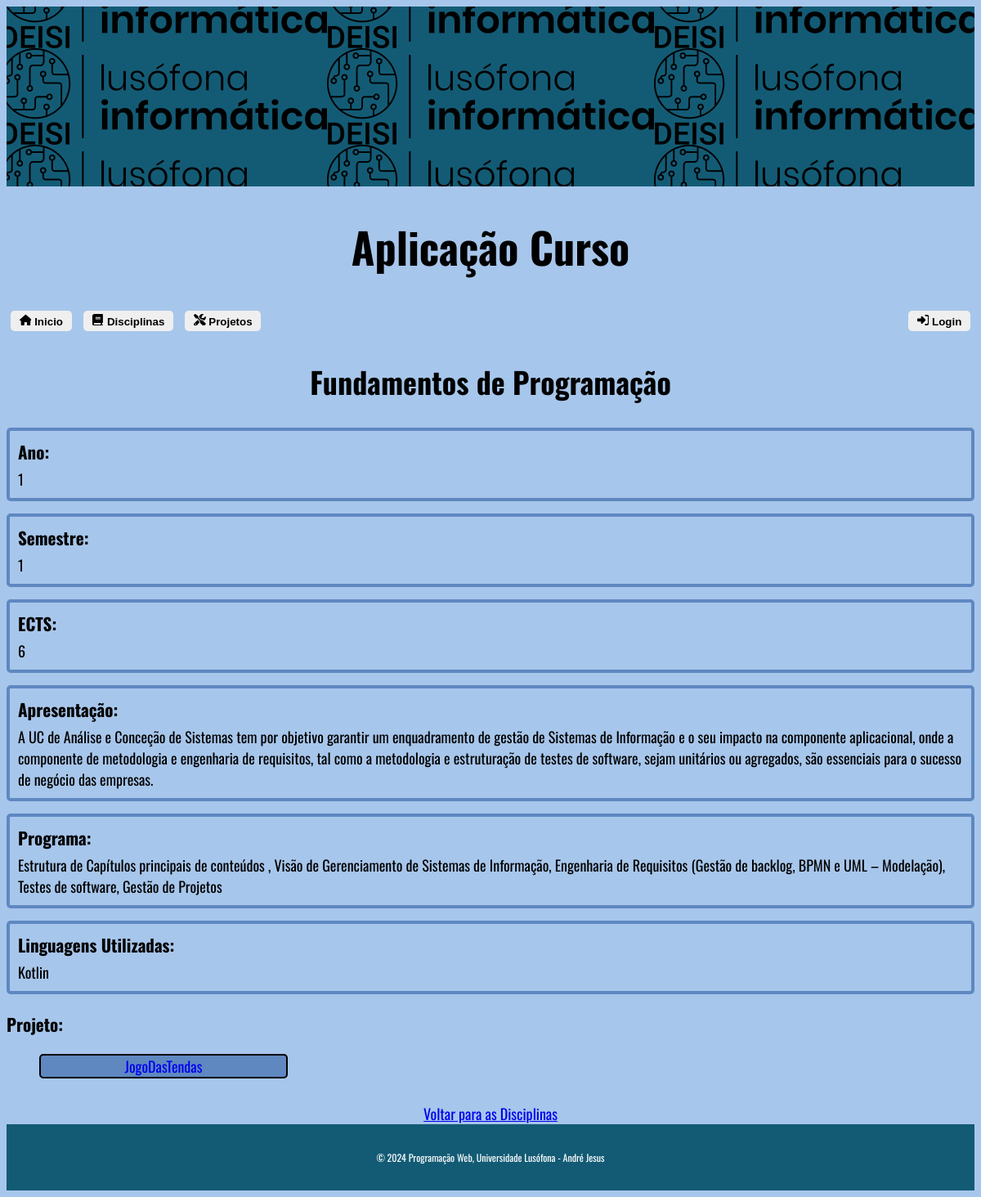
Screenshot of /appcurso/disciplina/234/ with the database file from the repository.
### appcurso/models.py (models this page shows, shortened)
class Disciplina(models.Model):
    id = models.AutoField(primary_key=True)
    nome = models.CharField(max_length=100)
    ano = models.IntegerField()
    semestre = models.IntegerField()
    ects = models.IntegerField()
    apresentacao = models.TextField()
    programa = models.TextField()
    curricularIUnitReadableCode = models.CharField(max_length=20)
    area_cientifica = models.ForeignKey(AreaCientifica, on_delete=models.CASCADE, null = True, blank=True)
    linguagens = models.ManyToManyField('LinguagemDeProgramacao', null = True, blank=True)

class LinguagemDeProgramacao(models.Model):
    id = models.AutoField(primary_key=True)
    nome = models.CharField(max_length=100)

class Projeto(models.Model):
    id = models.AutoField(primary_key=True)
    nome = models.CharField(max_length=100)
    disciplina = models.ForeignKey('Disciplina', on_delete=models.CASCADE, null = True, blank=True, related_name='projeto')
    descricao = models.TextField()
    conceitos_aplicados = models.TextField()
    tecnologias_usadas = models.TextField()
    foto_project = models.ImageField(upload_to='projeto_imagens/', null = True, blank=True)
    video_link = models.URLField(null = True, blank=True)
    project_link = models.URLField( null = True, blank=True)
    linguagens = models.ManyToManyField(LinguagemDeProgramacao, null = True, blank=True)

### appcurso/views.py (the view)
# urls.py: path('disciplina/<int:disciplina_id>/', views.disciplina_view, name='disciplina'),
def disciplina_view(request,disciplina_id):
    userPerm = request.user.groups.filter(name = 'Editores de Curso').exists() or request.user.is_superuser
    disciplina = get_object_or_404(Disciplina, id=disciplina_id)
    projeto = Projeto.objects.filter(disciplina=disciplina)
    context = {'disciplina': disciplina, 'projetos':projeto,'userPerm': userPerm}
    return render(request, "appcurso/disciplina.html", context)

### appcurso/templates/appcurso/disciplina.html (shortened to what this page needs)
{% extends 'appcurso/layout.html' %}
{% block content %}
    <div class="titulo-disciplina">
        <h2>{{ disciplina.nome }}</h2>
    </div>
    <div class="detalhes-disciplina">
        <div class="detalhes-box">
        <p><h3><b>Ano: </b></h3>{{ disciplina.ano }}</p>
        </div>
        <div class="detalhes-box">
        <p><h3><b>Semestre: </b></h3>{{ disciplina.semestre }}</p>
        </div>
        <div class="detalhes-box">
        <p><h3><b>ECTS: </b></h3>{{ disciplina.ects }}</p>
        </div>
        <div class="detalhes-box">
        <p><h3><b>Apresentação: </b></h3>{{ disciplina.apresentacao }}</p>
        </div>
        <div class="detalhes-box">
        <p><h3><b>Programa: </b></h3>{{ disciplina.programa }}</p>
        </div>
        {% if disciplina.linguagens.all %}
        <div class="detalhes-box">
            <p><h3><b>Linguagens Utilizadas:</b></h3>
                {% for linguagem in disciplina.linguagens.all %}
                    {{ linguagem.nome }}{% if not forloop.last %}, {% endif %}
                {% endfor %}
        </div>
        {% endif %}
    </div>
    <div class="lista-projetos">
    {% if projetos %}
        <p><h3><b>Projeto: </b></h3></p>
        <ul>
            {% for projeto in projetos %}
                <li class="projeto-item">
                    <a href="{% url 'appcurso:projeto' projeto.id %}" class="projeto-nome">{{ projeto.nome }}</a>
                </li>
            {% endfor %}
        </ul>
    {% else %}
        <p>Esta disciplina não tem projeto associado.</p>
    {% endif %}
    </div>
    <div class="botao-navegacao">
    <nav>
        <a href="{% url 'appcurso:lista_disciplinas' %}">Voltar para as Disciplinas</a>
    </nav>
    </div>
{% endblock %}

### appcurso/static/appcurso/estilos.css (style rules this page uses)
body { font-family: "Oswald", sans-serif; font-weight: 400; font-style: normal; color: black; font-size: 18px; }
.titulo-disciplina { text-align: center; margin-bottom: 20px; font-size: 24px; }
.detalhes-disciplina { margin-bottom: 20px; }
.detalhes-box { border: 4px solid #5f88c1; padding: 10px; border-radius: 5px; margin-bottom: 15px; }
.detalhes-box h3 { margin-top: 0; margin-bottom: 5px; font-weight: bold; }
.detalhes-box p { margin: 0; font-size: 16px; }
.lista-projetos li { margin-bottom: 30px; list-style-type: none; }
.lista-projetos a { text-decoration: none; color: solid black; }
.projeto-nome { margin-bottom: 10px; border: 2px solid black; width: 300px; background-size: auto; border-radius: 5px; background-color: #5f88c1; display: inline-block; margin: 0 auto; text-align: center; }
.botao-navegacao { text-align: center; }

### appcurso/templates/appcurso/layout.html (style rules this page uses)
body { background: #a7c6eb; }

### rows the page displays
Disciplina: nome "Fundamentos de Programação", ano "1", semestre "1", ects "6", apresentacao "A UC de Análise e Conceção de Sistemas tem por objetivo garantir um enquadramento de gestão de Sistemas de Informação e o seu impacto na componente aplicacional, onde a componente de metodologia e engenharia de requisitos, tal como a metodologia e estruturação de testes de software, sejam unitários ou agregados, são essenciais para o sucesso de negócio das empresas.", programa "Estrutura de Capítulos principais de conteúdos , Visão de Gerenciamento de Sistemas de Informação, Engenharia de Requisitos (Gestão de backlog, BPMN e UML – Modelação), Testes de software, Gestão de Projetos"
LinguagemDeProgramacao: nome "Kotlin"
Projeto: nome "JogoDasTendas"
